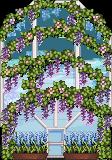

Below is a game level as drawn by its tile map, then a one-line description and the .tmx file that defines it, in full:
An orthogonal 7x10 tile map with 16x16 px tiles, 4 tile layers (Back, Buildings, Front, AlwaysFront) and 1 object (TileData).

<map version="1.2" tiledversion="1.3.1" orientation="orthogonal" renderorder="right-down" compressionlevel="0" width="7" height="10" tilewidth="16" tileheight="16" infinite="0" nextlayerid="6" nextobjectid="2">
 <tileset firstgid="1" name="GreenhouseTilesheet" tilewidth="16" tileheight="16" tilecount="70" columns="7">
  <image source="spring_GreenhouseTilesheet.png" width="112" height="160" />
 </tileset>
 <layer id="1" name="Back" width="7" height="10">
  <data encoding="csv">
0,0,0,0,0,0,0,
0,0,0,0,0,0,0,
0,0,0,0,0,0,0,
0,0,0,0,0,0,0,
0,0,0,0,0,0,0,
0,0,0,0,0,0,0,
0,0,0,0,0,0,0,
0,0,0,0,0,0,0,
0,0,0,0,0,0,0,
0,0,0,0,0,0,0
</data>
 </layer>
 <layer id="2" name="Buildings" width="7" height="10">
  <data encoding="csv">
0,0,0,0,0,0,0,
0,0,0,0,0,0,0,
0,0,0,0,0,0,0,
0,0,0,0,0,0,0,
29,30,31,32,33,34,35,
36,37,38,39,40,41,42,
43,44,45,46,47,48,49,
50,51,52,53,54,55,56,
57,58,59,60,61,62,63,
64,65,66,67,68,69,70
</data>
 </layer>
 <objectgroup id="5" name="Buildings">
  <object id="1" name="TileData" x="48" y="144" width="16" height="16">
   <properties>
    <property name="Action" value="Warp 15 35 INDOORS" />
   </properties>
  </object>
 </objectgroup>
 <layer id="3" name="Front" width="7" height="10">
  <data encoding="csv">
1,0,0,0,0,0,0,
0,0,0,0,0,0,0,
0,0,0,0,0,0,0,
22,23,24,25,26,27,28,
0,0,0,0,0,0,0,
0,0,0,0,0,0,0,
0,0,0,0,0,0,0,
0,0,0,0,0,0,0,
0,0,0,0,0,0,0,
0,0,0,0,0,0,0
</data>
 </layer>
 <layer id="4" name="AlwaysFront" width="7" height="10">
  <data encoding="csv">
1,2,3,4,5,6,7,
8,9,10,11,12,13,14,
15,16,17,18,19,20,21,
0,0,0,0,0,0,0,
0,0,0,0,0,0,0,
0,0,0,0,0,0,0,
0,0,0,0,0,0,0,
0,0,0,0,0,0,0,
0,0,0,0,0,0,0,
0,0,0,0,0,0,0
</data>
 </layer>
</map>
